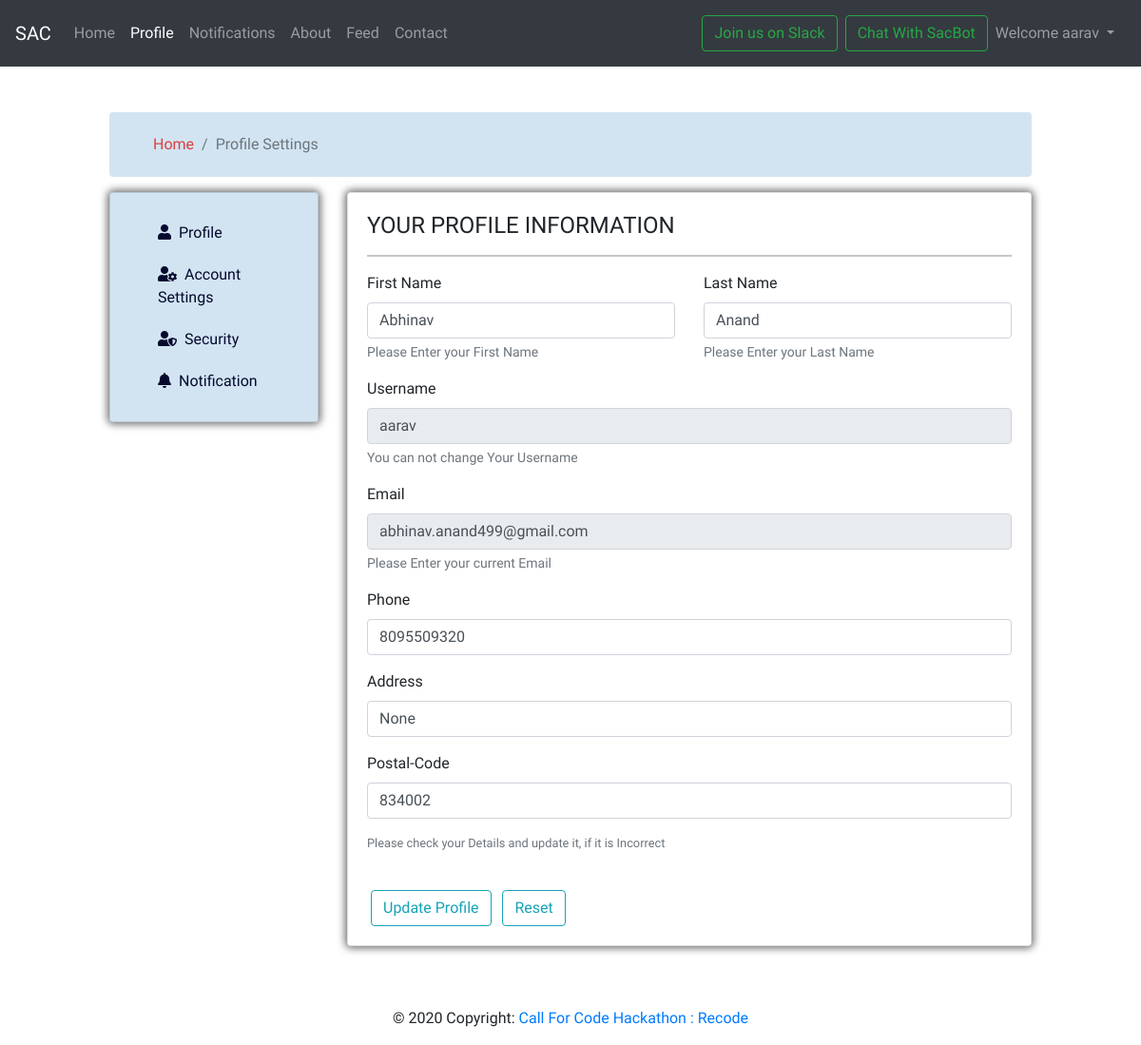
/profile (signed in), run on an earlier commit of the app's database.
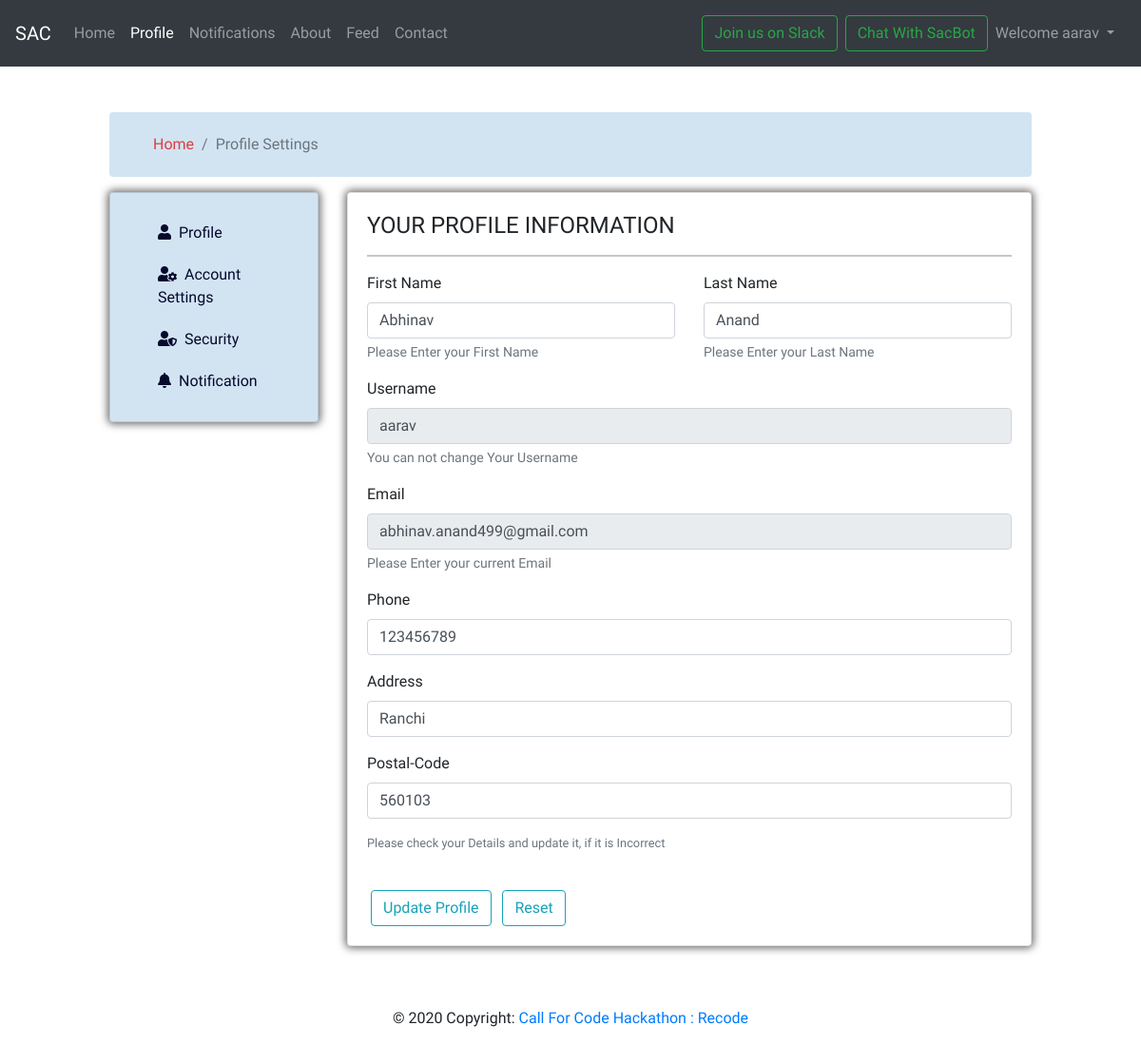
And on a later commit of the database.
### mysite/models.py (models this page shows, shortened)
class Userinfo(models.Model):
    username=models.CharField(max_length=30,null=True)
    firstname=models.CharField(max_length=30,null=True)
    lastname=models.CharField(max_length=30,null=True)
    email=models.CharField(max_length=30,null=True)
    password=models.CharField(max_length=30,null=True)
    phone=models.CharField(max_length=30,null=True)
    address=models.CharField(max_length=50,null=True)
    pin=models.CharField(max_length=30,null=True)
    timestamp = models.DateTimeField(default=now)

### mysite/views.py (the view, shortened to what this page needs)
# urls.py: path('profile',views.profile,name='profile'),
@login_required(login_url='handleLogin')
def profile(request):
    data = Userinfo.objects.filter(username=request.user)
    params = {'data': data}
    return render(request, 'mysite/profile.html', params)

### templates/mysite/profile.html (shortened to what the changed rows need)
{% extends 'base.html' %}
{% block body %}
  <div class="container-fluid mt-5">
      <div class="row">
        <div class="col-md-10 col-11 mx-auto">
          <div class="row">
            <div class="col-lg-9 col-md-8 ">
                <div class="card">
                    <div class="card-body tab-content border-0">
                        <div class="tab-pane active" id="profile">
                            <form action="/profile" method="POST">
                              {% for datas in data %}
                                <div class="row">
                                <div class="mb-3 col-6">
                                    <label for="exampleFormControlInput1" class="form-label">First Name</label>
                                    <input type="text" class="form-control" id="exampleFormControlInput1" placeholder="Enter your Name" value="{{datas.firstname}}" name="fnamea">
                                    <small class="form-text text-muted">Please Enter your First Name</small>
                                </div>
                                <div class="mb-3 col-6">
                                    <label for="exampleFormControlInput2" class="form-label">Last Name</label>
                                    <input type="text" class="form-control" id="exampleFormControlInput2" placeholder="Enter your Name" value="{{datas.lastname}}" name="lnamea">
                                    <small class="form-text text-muted">Please Enter your Last Name</small>
                                </div>
                                </div>
                                <fieldset disabled aria-label="Disabled fieldset example">
                                    <div class="mb-3">
                                        <label for="disabledTextInput" class="form-label">Username</label>
                                        <input type="text" id="disabledTextInput" class="form-control" placeholder="Enter your Username" value="{{ datas.username }}">
                                        <small class="form-text text-muted">You can not change Your Username</small>
                                    </div>
                                    <div class="mb-3">
                                        <label for="disabledTextInput" class="form-label">Email</label>
                                        <input type="email" class="form-control" id="disabledTextInput" placeholder="Enter your Email" value='{{ datas.email }}'>
                                        <small class="form-text text-muted">Please Enter your current Email</small>
                                    </div>
                                </fieldset>
                                <div class="mb-3">
                                    <label for="exampleFormControlInput1" class="form-label">Phone</label>
                                    <input type="text" class="form-control" id="exampleFormControlInput1" placeholder="Enter your Phone Number" value="{{datas.phone}}" name="phone">
                                </div>
                                <div class="mb-3">
                                    <label for="exampleFormControlInput1" class="form-label">Address</label>
                                    <input type="text" class="form-control" id="exampleFormControlInput1" placeholder="Enter your Address" value="{{datas.address}}" name="address">
                                </div>
                                <div class="mb-3">
                                    <label for="exampleFormControlInput1" class="form-label">Postal-Code</label>
                                    <input type="text" class="form-control" id="exampleFormControlInput1" placeholder="Enter your Postal-Code" value="{{datas.pin}}" name="pin">
                                </div>
                                <div class="form-group form-text text-muted small">
                                    Please check your Details and update it, if it is Incorrect
                                </div>
                                {% endfor %}
                                <br>
                                <button class="btn btn-outline-info mx-1" type="submit">Update Profile</button>
                                <button class="btn btn-outline-info mx-1" type="reset">Reset</button>
                            </form>
                        </div>
                    </div>
                </div>
            </div>
          </div>
        </div>
      </div>
    </div>
{% endblock body %}

What changed in the data, as far as the page shows it:
changed Userinfo "Abhinav": phone "8095509320" → "123456789"; address "None" → "Ranchi"; pin "834002" → "560103"
